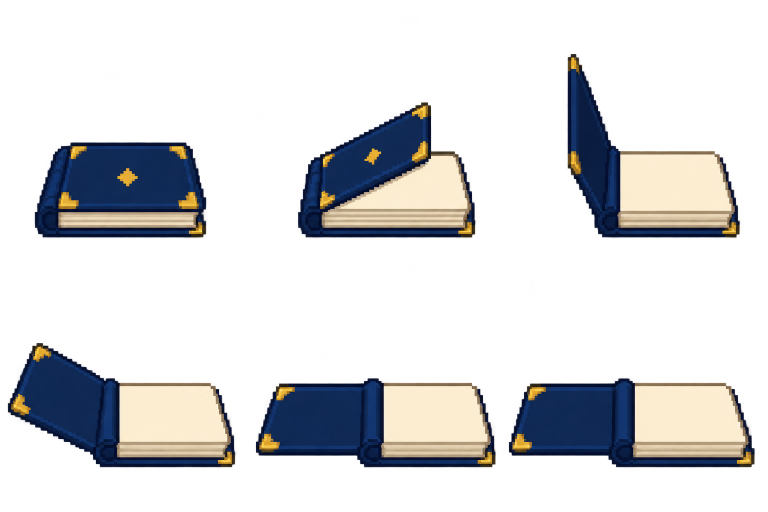
#> input picture ArtSource/BookOpeningSample_20261008/source-r1.png, 1536 x 1024 px (shown at 1/2 size)
$ python -i normalize_icon_regen_143.py   (imports and definitions only)
#> lines starting #> are read from the running program, lines starting #| are printed output that depends on the picture; after the words box and inside, x2 and y2 are one past the last pixel; in counts of white or black regions, pixels touching at a corner belong together
#> further down, picture is the input picture: PIL image 1536x1024 RGBA; mean R, G, B, A 44, 46.1, 51.4, 64.9
#!/usr/bin/env python3
"""Normalize generated M-A19 icon sources and refresh their QA_PENDING manifests."""

from __future__ import annotations

import argparse
import hashlib
import json
from pathlib import Path

from PIL import Image, ImageDraw


ROOT = Path(__file__).resolve().parents[2]
CATALOG = ROOT / "Worldbuilding/05_美术与音频/正式美术生产/M-A19/icon_regen_143_catalog.json"
MANIFESTS = ROOT / "Worldbuilding/05_美术与音频/正式美术生产/M-A19/manifests"


def sha256(path: Path) -> str:
    return hashlib.sha256(path.read_bytes()).hexdigest()


def hard_crop(source: Image.Image) -> Image.Image:
    rgba = source.convert("RGBA")
    alpha = rgba.getchannel("A").point(lambda value: 255 if value >= 128 else 0)
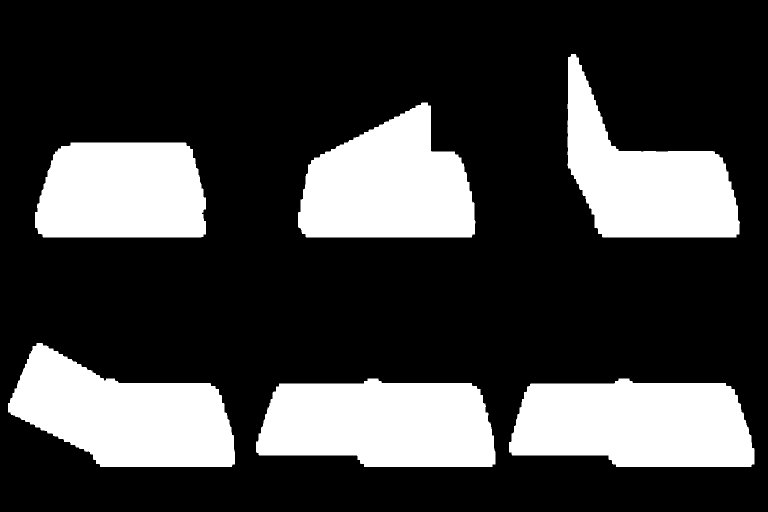
#> alpha: PIL image 1536x1024 L (shown at 1/2 size); 25.6% white; 6 white regions, box (x1, y1, x2, y2) and area: (1018, 757, 1509, 934) 72408, (512, 757, 991, 934) 70874, (16, 686, 470, 934) 70284, (596, 205, 951, 475) 67436, (1135, 108, 1480, 475) 62497, (70, 285, 412, 475) 59221
    rgba.putalpha(alpha)
    box = alpha.getbbox()
#> box = (16, 108, 1509, 934)
    if not box:
        raise ValueError("source has no visible pixels")
    return rgba.crop(box)
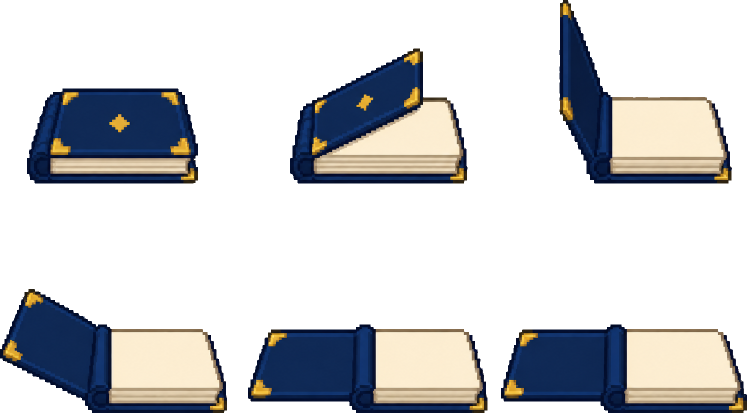
#> returned value: PIL image 1493x826 RGBA (shown at 1/2 size); mean R, G, B, A 53, 55.2, 60.5, 83.3; transparent parts drawn white


# [69 lines left out: functions normalize, checker, write_evidence, process, main, not called in this run]


# [2 lines not run here, left out]

>>> from PIL import Image
>>> picture = Image.open('../../ArtSource/BookOpeningSample_20261008/source-r1.png')
>>> result = hard_crop(picture)
